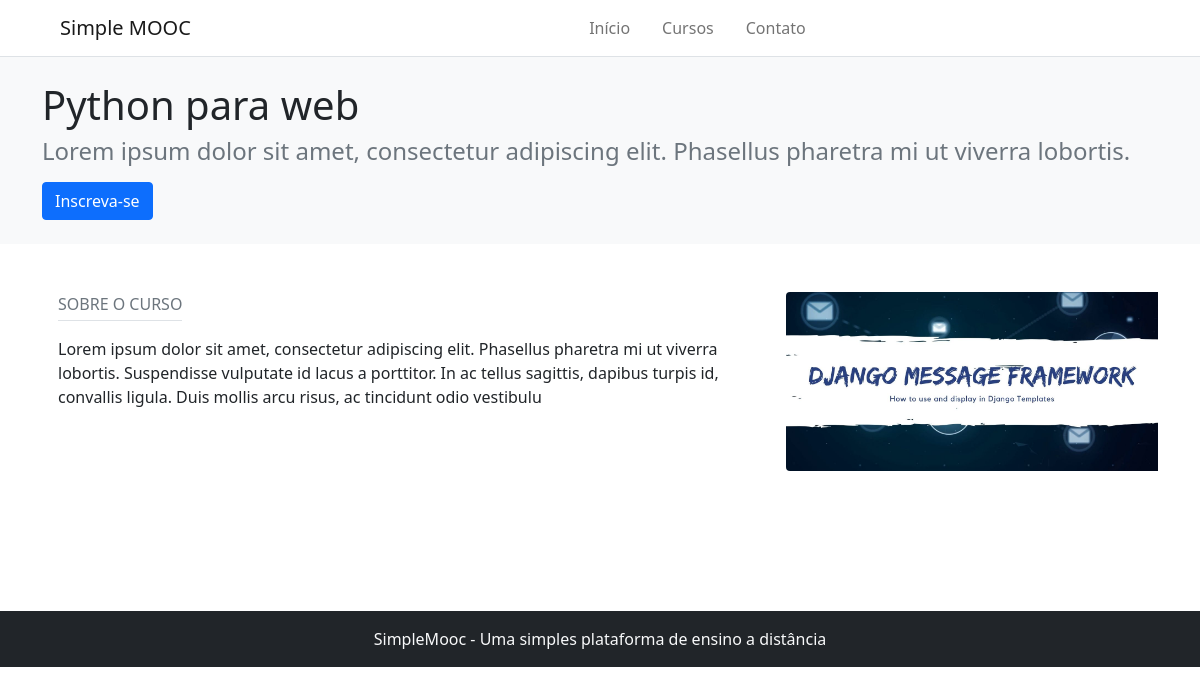
The app's page /detail/14/ with its own data.
### Courses/models.py (models this page shows)
class Course(models.Model):
    name_course = models.CharField(max_length=50, verbose_name='Nome do curso')
    slug_course = models.SlugField(verbose_name='Atalho')
    description_course = models.CharField(max_length=255, verbose_name='Descrição do curso')
    about_course = models.TextField(verbose_name='Sobre o curso')
    image_course = models.ImageField(upload_to='course_img/%Y/%m/%d', verbose_name='Imagem', null=True, blank=True)
    created_at = models.DateTimeField(auto_now_add= True, verbose_name='Data de criação')
    update_at = models.DateTimeField(auto_now=True, verbose_name='Data de atualização')
    objects = CourseManager()
    def __str__(self):
        return self.name_course
    class Meta:
        verbose_name = 'curso'
        verbose_name_plural = 'cursos'

### core/views.py (the view)
# urls.py: path('detail/<int:id_course>/', views.course_detail, name='course-detail'),
def course_detail(request, id_course):
    course = get_object_or_404(Course, id=id_course)
    return render(request, 'course_detail.html', {'course': course})

### core/templates/course_detail.html (shortened to what this page needs)
{% extends 'base.html' %}
{% load static %}
{% block 'content' %}
    {% include 'partials/_header.html' %}
    <div class="bg-light">
        <div class="container pt-4 pb-4">
            <h1 class="fs-1">{{ course }}</h1>
            <h2 class="text-muted fs-4">{{ course.description_course }}</h2>
            <button class="btn btn-primary mt-2">Inscreva-se</button>
        </div>
    </div>
    <div class="container card mt-5 border-0" style="max-width: 1140px; margin-bottom: 140px">
        <div class="row g-0">
            <div class="col-md-8">
                <div class="card-body py-0">
                    <p class="d-inline-block border-bottom text-uppercase text-muted pb-1">Sobre o Curso</p>
                    <p class="card-text">{{ course.about_course }}</p>
                </div>
            </div>
            <div class="col-md-4">
                {% if course.image_course %}
                    <img src="{{ course.image_course.url }}" class="img-fluid rounded-start" alt="{{ course.name_course }}">
                {% else %}
                    <img src="{% static 'img/unnamed.png' %}" class="img-fluid rounded-start" alt="{{ course.name_course }}">
                {% endif %}
            </div>
        </div>
    </div>
    {% include 'partials/_footer.html' %}
{% endblock %}

### records on screen
Course: name_course "Python para web", description_course "Lorem ipsum dolor sit amet, consectetur adipiscing elit. Phasellus pharetra mi ut viverra lobortis.", about_course "Lorem ipsum dolor sit amet, consectetur adipiscing elit. Phasellus pharetra mi ut viverra lobortis. Suspendisse vulputate id lacus a porttitor. In ac tellus sagittis, dapibus turpis id, convallis ligula. Duis mollis arcu risus, ac tincidunt odio vestibulu", image_course (picture)
